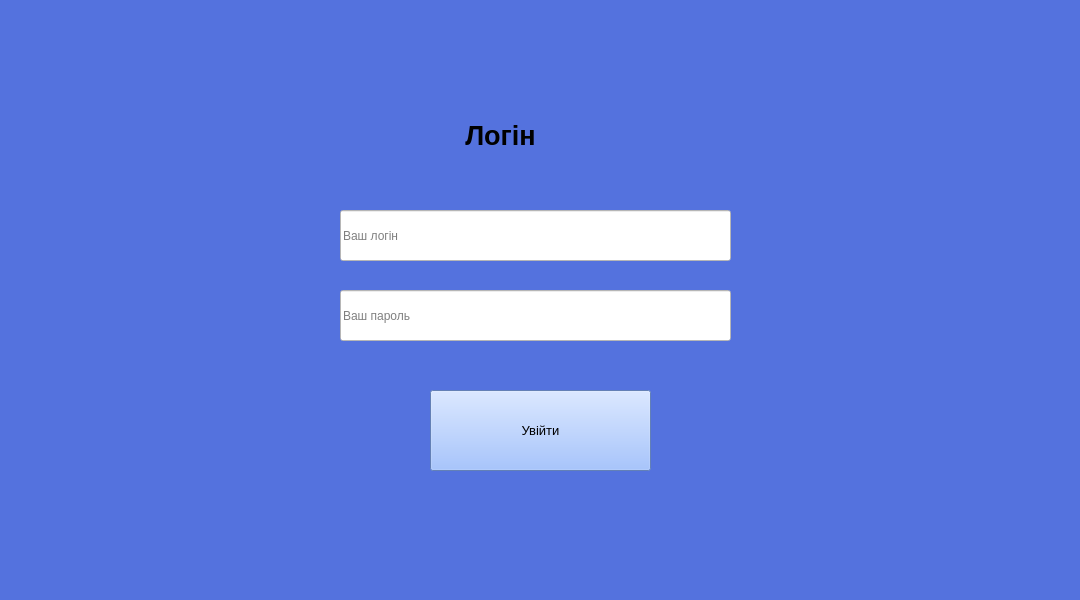
<?xml version="1.0" encoding="UTF-8"?>
<ui version="4.0">
 <class>loginWindow</class>
 <widget class="QMainWindow" name="loginWindow">
  <property name="geometry">
   <rect>
    <x>0</x>
    <y>0</y>
    <width>1080</width>
    <height>600</height>
   </rect>
  </property>
  <property name="windowTitle">
   <string>Вхід в систему</string>
  </property>
  <property name="windowIcon">
   <iconset>
    <normaloff>symvolika-1.png</normaloff>symvolika-1.png</iconset>
  </property>
  <property name="styleSheet">
   <string notr="true">background: #5472DE;
background-image: url(:/newPrefix/649eb8ca76c20 (1).png);</string>
  </property>
  <widget class="QWidget" name="centralwidget">
   <widget class="QLabel" name="label_6">
    <property name="geometry">
     <rect>
      <x>440</x>
      <y>80</y>
      <width>121</width>
      <height>111</height>
     </rect>
    </property>
    <property name="font">
     <font>
      <family>Arial</family>
      <pointsize>20</pointsize>
      <weight>75</weight>
      <bold>true</bold>
     </font>
    </property>
    <property name="autoFillBackground">
     <bool>false</bool>
    </property>
    <property name="styleSheet">
     <string notr="true">background: transparent;</string>
    </property>
    <property name="text">
     <string>Логін</string>
    </property>
    <property name="textFormat">
     <enum>Qt::AutoText</enum>
    </property>
    <property name="alignment">
     <set>Qt::AlignCenter</set>
    </property>
   </widget>
   <widget class="QWidget" name="widget_2" native="true">
    <property name="geometry">
     <rect>
      <x>560</x>
      <y>80</y>
      <width>111</width>
      <height>111</height>
     </rect>
    </property>
    <property name="styleSheet">
     <string notr="true">image: url(:/newPrefix/symvolika-1.png);
background: transparent;</string>
    </property>
   </widget>
   <widget class="QLineEdit" name="lineEdit">
    <property name="geometry">
     <rect>
      <x>340</x>
      <y>210</y>
      <width>391</width>
      <height>51</height>
     </rect>
    </property>
    <property name="styleSheet">
     <string notr="true">background-color: rgb(255, 255, 255);</string>
    </property>
    <property name="placeholderText">
     <string>Ваш логін</string>
    </property>
   </widget>
   <widget class="QLineEdit" name="lineEdit_2">
    <property name="geometry">
     <rect>
      <x>340</x>
      <y>290</y>
      <width>391</width>
      <height>51</height>
     </rect>
    </property>
    <property name="styleSheet">
     <string notr="true">background-color: rgb(255, 255, 255);</string>
    </property>
    <property name="placeholderText">
     <string>Ваш пароль</string>
    </property>
   </widget>
   <widget class="QPushButton" name="pushButton">
    <property name="geometry">
     <rect>
      <x>430</x>
      <y>390</y>
      <width>221</width>
      <height>81</height>
     </rect>
    </property>
    <property name="font">
     <font>
      <pointsize>10</pointsize>
     </font>
    </property>
    <property name="styleSheet">
     <string notr="true">background-color: rgb(139, 179, 255);</string>
    </property>
    <property name="text">
     <string>Увійти</string>
    </property>
   </widget>
  </widget>
 </widget>
 <resources>
  <include location="image.qrc"/>
  <include location="logo.qrc"/>
 </resources>
 <connections/>
</ui>
